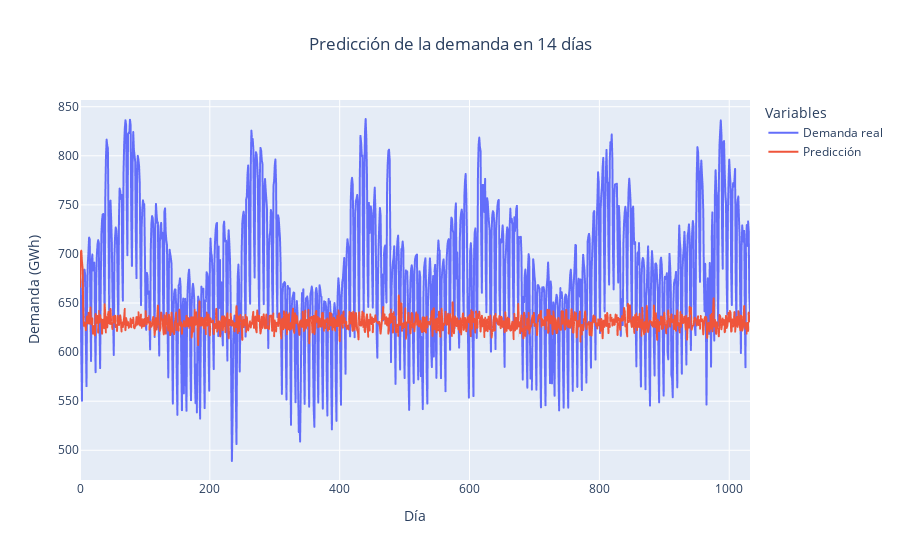

Write notebook code for a chart like this one.
### Code cell
fig_noise = px.line(
                       y=[validation_real_noise, predictions_real_noise],
                       title='Predicción de la demanda en 14 días',
                       labels={'index': 'Día', 'value': 'Demanda (GWh)'},
                       )

fig_noise.update_layout(
    title_x=0.5,
    legend_title_text="Variables"
)

fig_noise.for_each_trace(lambda t: t.update(name="Demanda real" if t.name == "wide_variable_0" else "Predicción"))

fig_noise.show()

### Figure 1 — Plotly figure (JSON) as saved in the notebook; plotly's stock layout.template omitted (floating-point values rounded to 4 significant figures; data arrays with more than 128 entries replaced by an {"elided": "..."} marker saying what was removed)
{"data": [{"hovertemplate": "variable=wide_variable_0<br>Día=%{x}<br>Demanda (GWh)=%{y}<extra></extra>", "legendgroup": "wide_variable_0", "line": {"color": "#636efa", "dash": "solid"}, "marker": {"symbol": "circle"}, "mode": "lines", "name": "Demanda real", "showlegend": true, "type": "scattergl", "x": {"elided": "1033 int values"}, "xaxis": "x", "y": {"elided": "1033 float values"}, "yaxis": "y"}, {"hovertemplate": "variable=wide_variable_1<br>Día=%{x}<br>Demanda (GWh)=%{y}<extra></extra>", "legendgroup": "wide_variable_1", "line": {"color": "#EF553B", "dash": "solid"}, "marker": {"symbol": "circle"}, "mode": "lines", "name": "Predicción", "showlegend": true, "type": "scattergl", "x": {"elided": "1033 int values"}, "xaxis": "x", "y": {"elided": "1033 float values"}, "yaxis": "y"}], "layout": {"legend": {"title": {"text": "Variables"}, "tracegroupgap": 0}, "title": {"text": "Predicción de la demanda en 14 días", "x": 0.5}, "xaxis": {"anchor": "y", "domain": [0, 1], "title": {"text": "Día"}}, "yaxis": {"anchor": "x", "domain": [0, 1], "title": {"text": "Demanda (GWh)"}}}}
